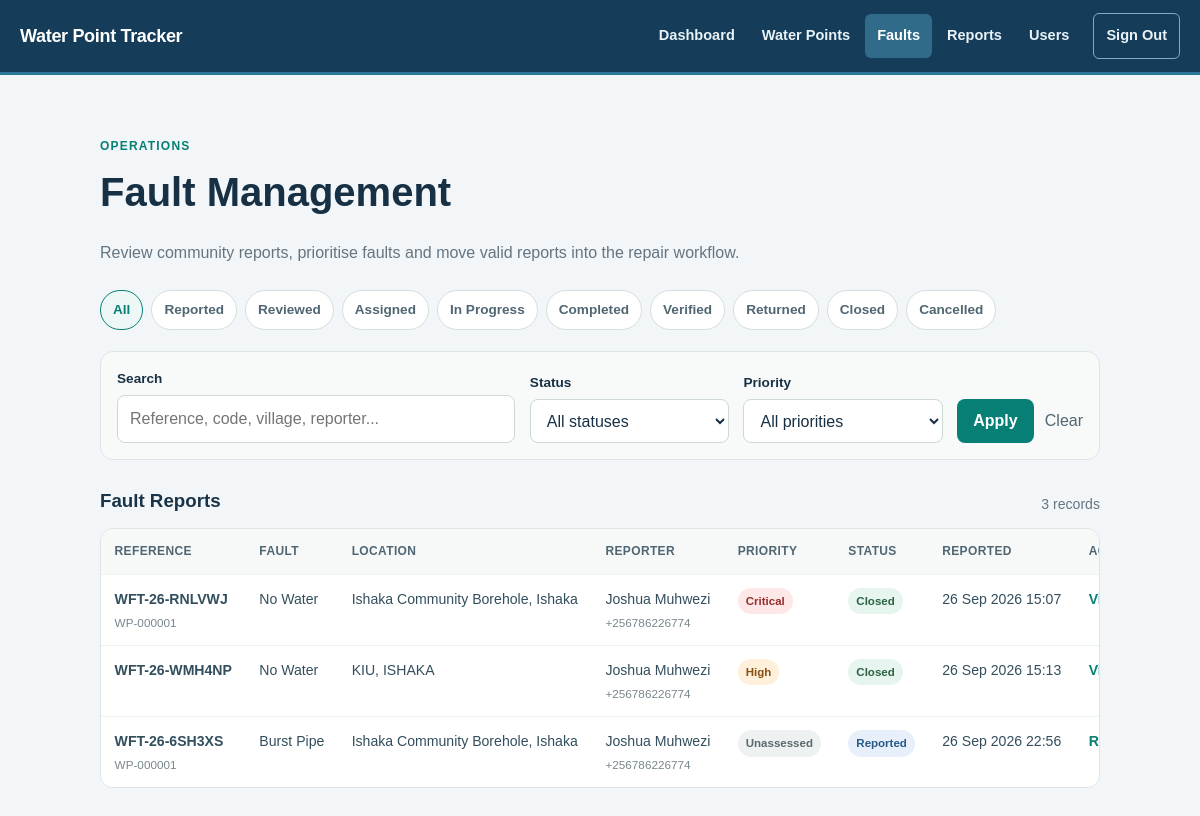
The app's page /faults.php (signed in) with its own data.
### tables this page shows
CREATE TABLE `fault_reports` (
  `id` bigint UNSIGNED NOT NULL,
  `fault_reference` varchar(30) NOT NULL,
  `report_scope` enum('KNOWN_WATER_POINT','OTHER_INFRASTRUCTURE') NOT NULL,
  `water_point_id` bigint UNSIGNED DEFAULT NULL,
  `infrastructure_type` enum('WATER_POINT','DISTRIBUTION_PIPE','MAIN_WATER_PIPE','PUBLIC_TAP','VALVE_CHAMBER','STORAGE_TANK','PUMPING_INFRASTRUCTURE','UNKNOWN','OTHER') NOT NULL,
  `fault_location` varchar(180) DEFAULT NULL,
  `village` varchar(120) NOT NULL,
  `fault_type` enum('NO_WATER','LOW_WATER_FLOW','BROKEN_PUMP','LEAKING_PIPE','BURST_PIPE','DAMAGED_TAP','CONTAMINATED_WATER','STRUCTURAL_DAMAGE','OTHER') NOT NULL,
  `description` text NOT NULL,
  `latitude` decimal(10,7) DEFAULT NULL,
  `longitude` decimal(10,7) DEFAULT NULL,
  `photo_path` varchar(255) DEFAULT NULL,
  `reporter_name` varchar(120) NOT NULL,
  `reporter_phone` varchar(20) NOT NULL,
  `priority` enum('UNASSESSED','LOW','MEDIUM','HIGH','CRITICAL') NOT NULL DEFAULT 'UNASSESSED',
  `status` enum('REPORTED','REVIEWED','ASSIGNED','IN_PROGRESS','COMPLETED','VERIFIED','RETURNED','CLOSED','CANCELLED') NOT NULL DEFAULT 'REPORTED',
  `reviewed_by` bigint UNSIGNED DEFAULT NULL,
  `reported_at` timestamp NOT NULL DEFAULT CURRENT_TIMESTAMP,
  `reviewed_at` datetime DEFAULT NULL,
  `assigned_at` datetime DEFAULT NULL,
  `started_at` datetime DEFAULT NULL,
  `completed_at` datetime DEFAULT NULL,
  `verified_at` datetime DEFAULT NULL,
  `closed_at` datetime DEFAULT NULL,
  `cancelled_at` datetime DEFAULT NULL,
  `updated_at` timestamp NOT NULL DEFAULT CURRENT_TIMESTAMP ON UPDATE CURRENT_TIMESTAMP
);

CREATE TABLE `water_points` (
  `id` bigint UNSIGNED NOT NULL,
  `water_point_code` varchar(30) NOT NULL,
  `name` varchar(120) NOT NULL,
  `type` enum('BOREHOLE','PROTECTED_SPRING','SHALLOW_WELL','PUBLIC_TAP','RAINWATER_TANK','STORAGE_TANK','OTHER') NOT NULL,
  `village` varchar(120) NOT NULL,
  `latitude` decimal(10,7) DEFAULT NULL,
  `longitude` decimal(10,7) DEFAULT NULL,
  `photo_path` varchar(255) DEFAULT NULL,
  `status` enum('FUNCTIONAL','PARTIALLY_FUNCTIONAL','NON_FUNCTIONAL','UNDER_REPAIR') NOT NULL DEFAULT 'FUNCTIONAL',
  `registered_by` bigint UNSIGNED NOT NULL,
  `created_at` timestamp NOT NULL DEFAULT CURRENT_TIMESTAMP,
  `updated_at` timestamp NOT NULL DEFAULT CURRENT_TIMESTAMP ON UPDATE CURRENT_TIMESTAMP
);

### app/pages/faults.php (the view, shortened to what the rows shown need)
<!DOCTYPE html>
<html lang="en">
<head>
    <link
        rel="stylesheet"
        href="assets/style.css"
    >
    <link
        rel="stylesheet"
        href="assets/faults.css"
    >
</head>
<body>
<main class="container faults-page">
    <section class="faults-heading">
        <h2>
            Fault Management
        </h2>
    </section>
    <?php
    if (
        empty(
            $faults
        )
    ):
    ?>
        <section class="fault-empty">
            No fault reports match the selected filters.
        </section>
    <?php else: ?>
        <div class="fault-table-wrapper">
            <table class="fault-table">
                <thead>
                    <tr>
                        <th>
                            Reference
                        </th>
                        <th>
                            Fault
                        </th>
                        <th>
                            Location
                        </th>
                        <th>
                            Reporter
                        </th>
                        <th>
                            Priority
                        </th>
                        <th>
                            Status
                        </th>
                        <th>
                            Reported
                        </th>
                        <th>
                            Action
                        </th>
                    </tr>
                </thead>
                <tbody>
                <?php
                foreach (
                    $faults
                    as $fault
                ):
                ?>
                    <?php
                    if (
                        !empty(
                            $fault[
                                'water_point_name'
                            ]
                        )
                    ) {
                        $location =
                            $fault[
                                'water_point_name'
                            ] .
                            ', ' .
                            $fault[
                                'village'
                            ];
                    } else {
                        $location =
                            (
                                $fault[
                                    'fault_location'
                                ]
                                ?: 'Infrastructure fault'
                            ) .
                            ', ' .
                            $fault[
                                'village'
                            ];
                    }
                    $priorityClass =
                        strtolower(
                            $fault[
                                'priority'
                            ]
                        );
                    $statusClass =
                        strtolower(
                            str_replace(
                                '_',
                                '-',
                                $fault[
                                    'status'
                                ]
                            )
                        );
                    ?>
                    <tr>
                        <td>
                            <strong>
                                <?php
                                echo faultListEscape(
                                    $fault[
                                        'fault_reference'
                                    ]
                                );
                                ?>
                            </strong>
                            <?php
                            if (
                                !empty(
                                    $fault[
                                        'water_point_code'
                                    ]
                                )
                            ):
                            ?>
                                <small>
                                    <?php
                                    echo faultListEscape(
                                        $fault[
                                            'water_point_code'
                                        ]
                                    );
                                    ?>
                                </small>
                            <?php endif; ?>
                        </td>
                        <td>
                            <?php
                            echo faultListEscape(
                                ucwords(
                                    strtolower(
                                        str_replace(
                                            '_',
                                            ' ',
                                            $fault[
                                                'fault_type'
                                            ]
                                        )
                                    )
                                )
                            );
                            ?>
                        </td>
                        <td>
                            <?php
                            echo faultListEscape(
                                $location
                            );
                            ?>
                        </td>
                        <td>
                            <?php
                            echo faultListEscape(
                                $fault[
                                    'reporter_name'
                                ]
                            );
                            ?>
                            <small>
                                <?php
                                echo faultListEscape(
                                    $fault[
                                        'reporter_phone'
                                    ]
                                );
                                ?>
                            </small>
                        </td>
                        <td>
                            <span
                                class="priority-badge <?php
                                echo faultListEscape(
                                    $priorityClass
                                );
                                ?>"
                            >
                                <?php
                                echo faultListEscape(
                                    $priorityLabels[
                                        $fault[
                                            'priority'
                                        ]
                                    ]
                                    ?? $fault[
                                        'priority'
                                    ]
                                );
                                ?>
                            </span>
                        </td>
                        <td>
                            <span
                                class="fault-status <?php
                                echo faultListEscape(
                                    $statusClass
                                );
                                ?>"
                            >
                                <?php
                                echo faultListEscape(
                                    $statusLabels[
                                        $fault[
                                            'status'
                                        ]
                                    ]
                                    ?? $fault[
                                        'status'
                                    ]
                                );
                                ?>
                            </span>
                        </td>
                        <td>
                            <?php
                            echo faultListEscape(
                                date(
                                    'd M Y H:i',
                                    strtotime(
                                        $fault[
                                            'reported_at'
                                        ]
                                    )
                                )
                            );
                            ?>
                        </td>
                        <td>
                            <a
                                class="fault-view-link"
                                href="fault-details.php?reference=<?php
                                echo urlencode(
                                    $fault[
                                        'fault_reference'
                                    ]
                                );
                                ?>"
                            >
                                <?php
                                echo
                                    $fault[
                                        'status'
                                    ] ===
                                    'REPORTED'
                                        ? 'Review'
                                        : 'View';
                                ?>
                            </a>
                        </td>
                    </tr>
                <?php endforeach; ?>
                </tbody>
            </table>
        </div>
    <?php endif; ?>
</main>
</body>
</html>

### records on screen
fault_reports: fault_reference "WFT-26-RNLVWJ", water_point.water_point_code "WP-000001", fault_type "No Water", water_point+village "Ishaka Community Borehole, Ishaka", reporter_name "Joshua Muhwezi", reporter_phone "+256786226774", priority "Critical", status "Closed", reported_at "26 Sep 2026 15:07", shows "View"
fault_reports: fault_reference "WFT-26-WMH4NP", fault_type "No Water", fault_location+village "KIU, ISHAKA", reporter_name "Joshua Muhwezi", reporter_phone "+256786226774", priority "High", status "Closed", reported_at "26 Sep 2026 15:13", shows "View"
fault_reports: fault_reference "WFT-26-6SH3XS", water_point.water_point_code "WP-000001", fault_type "Burst Pipe", water_point+village "Ishaka Community Borehole, Ishaka", reporter_name "Joshua Muhwezi", reporter_phone "+256786226774", priority "Unassessed", status "Reported", reported_at "26 Sep 2026 22:56", shows "Review"

### other values on screen
$label "Dashboard"
$label "Water Points"
$label "Faults"
$label "Reports"
$label "Users"
$label "Sign Out"
